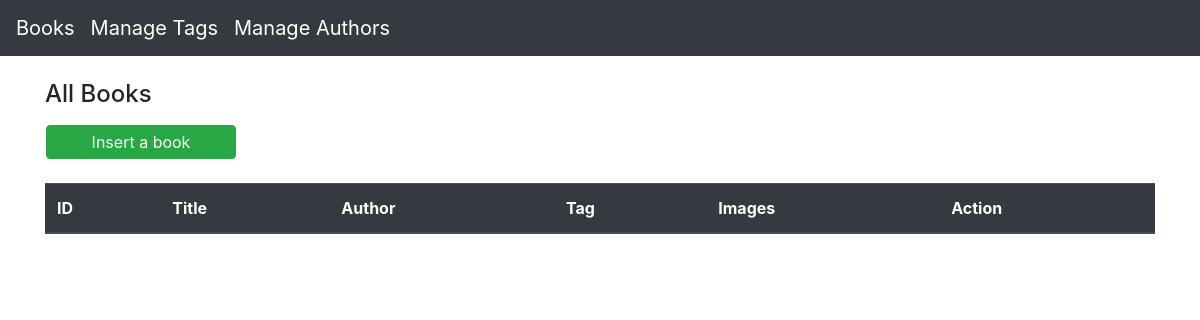
The app's page /books/index.php, older data.
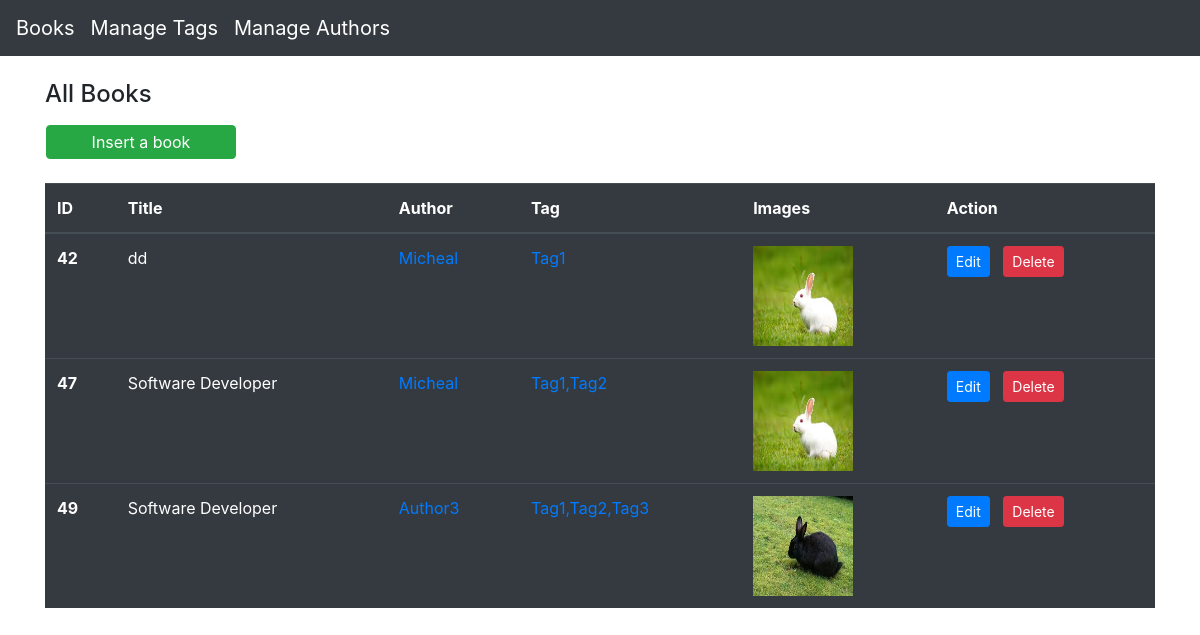
The same page, newer data.
### tables this page shows
CREATE TABLE `books` (
    `id` int(11) NOT NULL,
    `title` varchar(256) NOT NULL,
    `author_id` int(11) DEFAULT NULL,
    `book_image` varchar(255) NOT NULL
  );

CREATE TABLE `authors` (
    `id` int(11) NOT NULL,
    `author` varchar(256) NOT NULL
  );

### config/database.php (called while the page is built)
<?php
return [
    'mysql'     => [
        'name'      => 'mysql',
        'host'      => 'localhost',
        'username'  => 'hani',
        'password'  => 'Hani.123!@#',
        'dbname'    => 'Test'
    ]
];

### config/connection.php (called while the page is built, shortened)
<?php
class Connection
{
    private $info;
    public function __construct()
    {
        $this->info = require "../config/database.php";
        $this->instance = $this->getConnection();
        return $this->instance;
    }
    public function getConnection()
    {
        $dsn = $this->info['mysql']['name'] . ':' . 'dbname=' . $this->info['mysql']['dbname'] . ';' . 'host=' . $this->info['mysql']['host'];
        try {
            $connection = new PDO($dsn, $this->info['mysql']['username'], $this->info['mysql']['password']);
            return $connection;
        } catch (PDOException $e) {
            echo "Connection Failed: " . $e->getMessage();
        }
    }
}

### db/BaseModel.php (called while the page is built, shortened)
<?php
require "../config/connection.php";
class BaseModel
{
    protected $fields = [];
    protected $table;
    protected $conn;
    public function __construct()
    {
        $connection = new Connection();
        $this->conn = $connection->instance;
        $this->conn->setAttribute(PDO::ATTR_ERRMODE, PDO::ERRMODE_WARNING);
    }
    public function fetchAll($row = null)
    {
        if ($row != null) {
            $query = $row;
        } else {
            $query = "SELECT " . implode(',', $this->fields) . " FROM " . $this->table;
        }
        return $this->conn->query($query)->fetchAll(PDO::FETCH_OBJ);
    }
}

### models/Book.php (called while the page is built, shortened)
<?php
require_once "../db/BaseModel.php";
class Book extends BaseModel
{
    public function readAll()
    {
        $query = "SELECT
        books.id,
        books.title,
        books.book_image,
        books.author_id,
        authors.author author,
        GROUP_CONCAT(tags.tag SEPARATOR ',') tag
        FROM
        books
        LEFT JOIN
            authors
        ON
            authors.id = books.author_id
        LEFT JOIN
            books_tags
        ON
            books_tags.book_id = books.id
        LEFT JOIN
            tags
        ON
            tags.id = books_tags.tag_id
        GROUP BY
            books.id";
        $result = $this->fetchAll($query);
        return $result;
    }
}

### books/index.php (the view, shortened to what this page needs)
<div class="row">
    <h4 class="col-12 mb-3">All Books</h4>
    <a type="submit" class="btn btn-success col-2 mb-4 ml-3 p-1" href="create.php">Insert a book</a>
</div>
<table class="table table-dark">
    <thead>
        <th scope="col">ID</th>
        <th scope="col">Title</th>
        <th scope="col">Author</th>
        <th scope="col">Tag</th>
        <th scope="col">Images</th>
        <th scope="col">Action</th>
    </thead>
    <tbody>
        <?php
        require '../models/Book.php';
        $book = new Book();
        $data = $book->readAll();
        foreach ($data as $row) : ?>
            <tr>
                <th scope="row"><?= $row->id;  ?></th>
                <td><?= $row->title; ?></td>
                <td><a href="/PHP-OOP-CRUD/authorsBooks/index.php?id=<?= $row->author_id; ?>"><?= $row->author; ?></a></td>
                <td><a href="/PHP-OOP-CRUD/tagsToBooks/index.php?id=<?= $row->id; ?>"><?= $row->tag; ?></a></td>
                <td><?= '<img src="/PHP-OOP-CRUD/static/' . $row->book_image . '" alt="no_image" style="width:100px;height:100px;"> </img>'; ?></td>
                <td><a class="btn btn-sm btn-primary" href="edit.php?id=<?= $row->id; ?>">Edit</a> &nbsp; <a class="btn btn-sm btn-danger" href="delete.php?id=<?= $row->id ?>">Delete</a></td>
            </tr>
        <?php
        endforeach; ?>
    </tbody>
</table>

Row changes from the older to the newer data that the page shows:
added books: id "42", title "dd", author.author "Micheal", tag "Tag1", book_image (picture)
added books: id "47", title "Software Developer", author.author "Micheal", tag "Tag1,Tag2", book_image (picture)
added books: id "49", title "Software Developer", author.author "Author3", tag "Tag1,Tag2,Tag3", book_image (picture)
